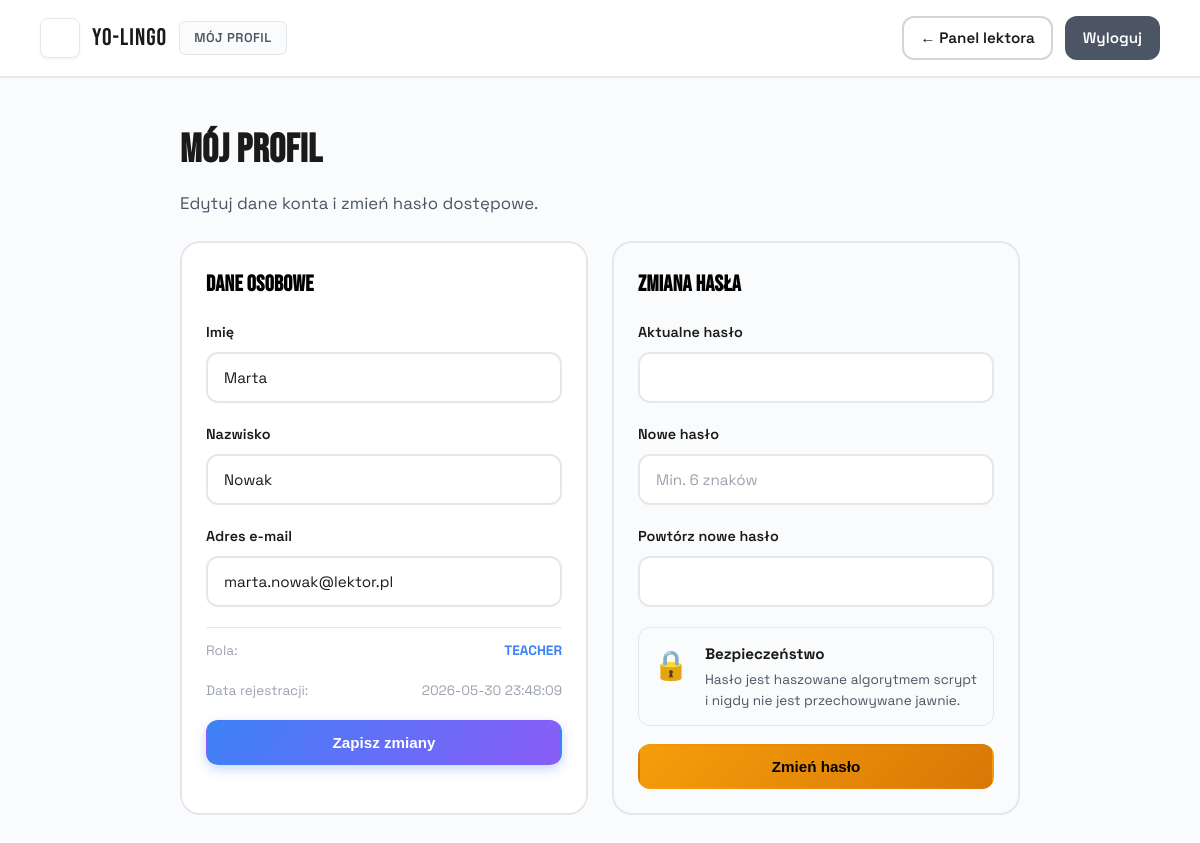
Screenshot of /profile (signed in) with the database file from the repository.
### tables this page shows
CREATE TABLE users (
    id INTEGER PRIMARY KEY AUTOINCREMENT,
    first_name VARCHAR(50) NOT NULL,
    last_name VARCHAR(50) NOT NULL,
    email VARCHAR(100) UNIQUE NOT NULL,
    password_hash VARCHAR(255) NOT NULL,
    role VARCHAR(15) CHECK(role IN ('STUDENT', 'TEACHER', 'ADMIN')) DEFAULT 'STUDENT',
    status VARCHAR(15) CHECK(status IN ('ACTIVE', 'BLOCKED')) DEFAULT 'ACTIVE',
    created_at TIMESTAMP DEFAULT CURRENT_TIMESTAMP
);

### app.py (the view, shortened to what this page needs)
@app.route('/profile', methods=['GET', 'POST'])
def profile():
    if not session.get('user_id'):
        return redirect(url_for('login'))
    db = get_db()
    uid = session['user_id']
    user = db.execute('SELECT * FROM users WHERE id = ?', (uid,)).fetchone()
    return render_template('profile.html', user=user)

### app.py (called while the page is built)
def get_db():
    if 'db' not in g:
        g.db = sqlite3.connect(DATABASE)
        g.db.row_factory = sqlite3.Row
        g.db.execute("PRAGMA foreign_keys = ON")
    return g.db

### templates/profile.html (shortened to what this page needs)
<!doctype html>
<html lang="pl">
<head>
  <link rel="stylesheet" href="/css/style.css">
</head>
<body class="mockup-body">
<div class="mockup-presentation"><div class="browser-mockup"><div class="browser-content dashboard-page">
  <div class="dashboard-topbar">
    <div class="dashboard-brand">
      <div class="logo-badge">YL</div>
      <div class="brand-text">Yo-Lingo</div>
      <span class="user-badge">Mój profil</span>
    </div>
    <div style="display:flex; gap: 12px;">
      {% if session.get('role') == 'TEACHER' %}<a href="/teacher/dashboard" class="btn btn-outline" style="padding:8px 16px;">← Panel lektora</a>
      {% elif session.get('role') == 'ADMIN' %}<a href="/admin/dashboard" class="btn btn-outline" style="padding:8px 16px;">← Panel admina</a>
      {% else %}<a href="/student/dashboard" class="btn btn-outline" style="padding:8px 16px;">← Mój panel</a>{% endif %}
      <a href="/logout" class="btn" style="background:var(--text-secondary);color:white;padding:8px 16px;">Wyloguj</a>
    </div>
  </div>
  <div class="dashboard-container" style="max-width: 920px;">
    <div class="welcome-text" style="margin-bottom: 24px;">
      <h1>Mój profil</h1>
      <p>Edytuj dane konta i zmień hasło dostępowe.</p>
    </div>
    <div style="display:grid; grid-template-columns: 1fr 1fr; gap: 24px; font-family: var(--font-body);">
      <form method="POST" action="/profile" style="background:var(--bg-card);border:2px solid var(--border-light);border-radius:var(--radius-lg);padding:24px;">
        <h2 style="font-family:var(--font-display);font-size:1.4rem;margin-bottom:18px;letter-spacing:0.3px;">Dane osobowe</h2>
        <div class="form-group">
          <label>Imię</label>
          <input type="text" name="first_name" required value="{{ user.first_name }}">
        </div>
        <div class="form-group">
          <label>Nazwisko</label>
          <input type="text" name="last_name" required value="{{ user.last_name }}">
        </div>
        <div class="form-group">
          <label>Adres e-mail</label>
          <input type="email" name="email" required value="{{ user.email }}">
        </div>
        <div style="display:flex;justify-content:space-between;align-items:center;padding-top:12px;border-top:1px solid var(--border-light);font-size:0.85rem;color:var(--text-muted);margin-bottom:18px;">
          <span>Rola:</span><strong style="color:var(--brand-primary);">{{ user.role }}</strong>
        </div>
        <div style="display:flex;justify-content:space-between;align-items:center;font-size:0.85rem;color:var(--text-muted);margin-bottom:18px;">
          <span>Data rejestracji:</span><span>{{ user.created_at }}</span>
        </div>
        <button type="submit" class="btn btn-primary" style="width:100%;">Zapisz zmiany</button>
      </form>
      <form method="POST" action="/profile" style="background:var(--bg-section);border:2px solid var(--border-light);border-radius:var(--radius-lg);padding:24px;">
        <h2 style="font-family:var(--font-display);font-size:1.4rem;margin-bottom:18px;letter-spacing:0.3px;">Zmiana hasła</h2>
        <div class="form-group">
          <label>Aktualne hasło</label>
          <input type="password" name="current_password" required autocomplete="current-password">
        </div>
        <div class="form-group">
          <label>Nowe hasło</label>
          <input type="password" name="new_password" required minlength="6" placeholder="Min. 6 znaków" autocomplete="new-password">
        </div>
        <div class="form-group">
          <label>Powtórz nowe hasło</label>
          <input type="password" name="confirm_password" required minlength="6" autocomplete="new-password">
        </div>
        <div class="security-notice" style="padding:14px;margin-bottom:18px;">
          <div class="security-icon">🔒</div>
          <div class="security-text">
            <strong>Bezpieczeństwo</strong>
            <p>Hasło jest haszowane algorytmem scrypt i nigdy nie jest przechowywane jawnie.</p>
          </div>
        </div>
        <button type="submit" class="btn btn-accent" style="width:100%;">Zmień hasło</button>
      </form>
    </div>
  </div>
</div></div></div>
</body>
</html>

### rows the page displays
users: first_name "Marta", last_name "Nowak", email "marta.nowak@lektor.pl", role "TEACHER", created_at "2026-05-30 23:48:09"
